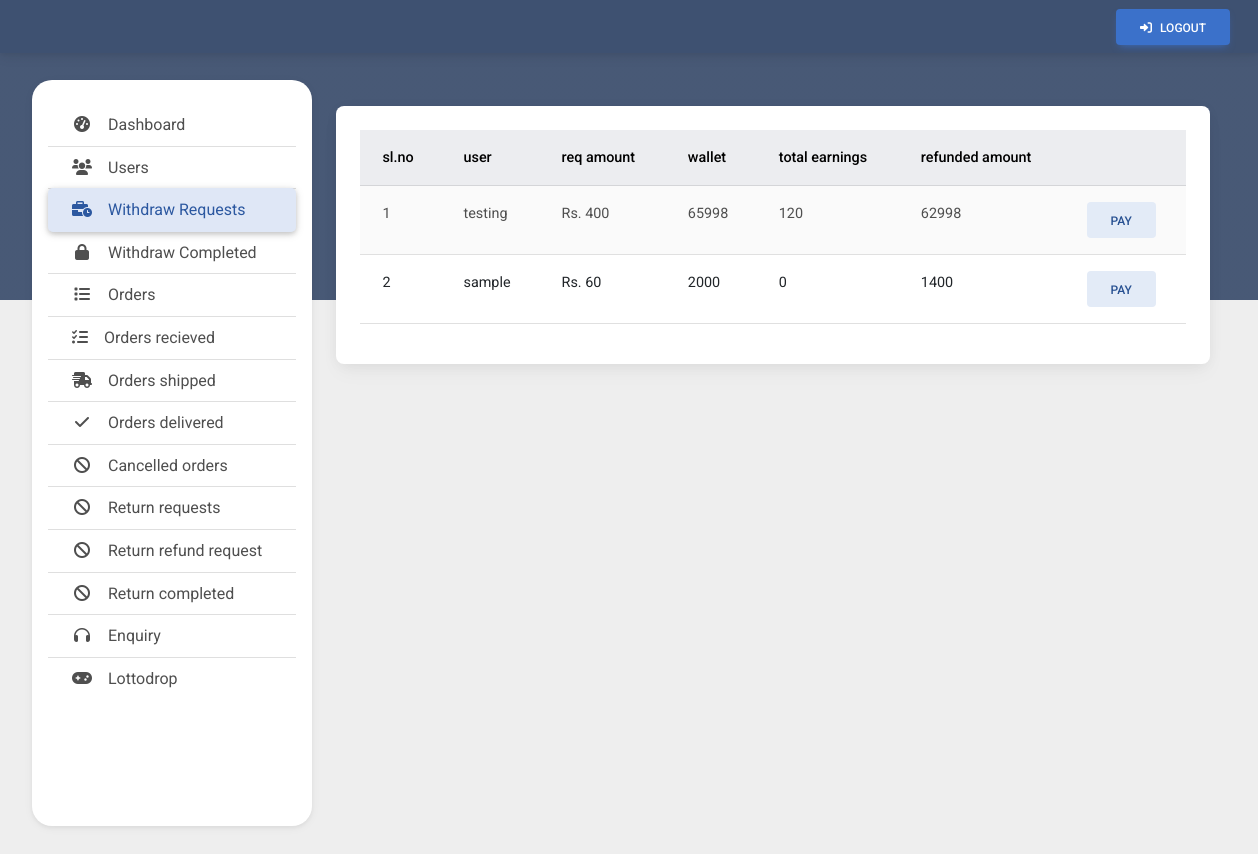
The page /admin-page/withdraw-requests (signed in) on the database its author committed.
### userProfilePage/models.py (models this page shows, shortened)
class Withdraws(models.Model):
    user = models.ForeignKey(User,on_delete=models.CASCADE)
    withdraw_requested_amount = models.CharField(max_length=100)
    withdraw_requested = models.BooleanField(default=False)
    withdraw_completed = models.BooleanField(default=False)
    withdraw_status = models.BooleanField(default=False)
    withdrawed_amount = models.CharField(max_length=100,null=True,blank=True)
    date_time_of_withdraw_requested = models.DateTimeField()
    date_time_of_withdraw_completed = models.DateTimeField(null=True,blank=True)

### accounts/models.py (models this page shows, shortened)
class Users(models.Model):
    user = models.OneToOneField(User,null=False,blank=False,on_delete=models.CASCADE)
    phone_number = models.CharField(max_length=15)
    referral_id = models.CharField(max_length=200)
    invited_by_id = models.CharField(default=0,max_length=200,null=True,blank=True)
    invited_user = models.CharField(max_length=255,null=True,blank=True)
    wallet = models.IntegerField(default=0)
    total_earnings = models.IntegerField(default=0)
    coins = models.IntegerField(default=0)
    is_active = models.BooleanField(default=False)
    date_time_of_joining = models.DateTimeField(auto_now_add=True)
    refunded_amount = models.IntegerField(default=0,null=0,blank=0)
    level_1_count = models.IntegerField(default=0)
    level_2_count = models.IntegerField(default=0)
    level_3_count = models.IntegerField(default=0)
    level_4_count = models.IntegerField(default=0)
    level_5_count = models.IntegerField(default=0)
    level_6_count = models.IntegerField(default=0)
    level_7_count = models.IntegerField(default=0)
    level_1_earnings = models.IntegerField(default=0)
    level_2_earnings = models.IntegerField(default=0)
    level_3_earnings = models.IntegerField(default=0)
    level_4_earnings = models.IntegerField(default=0)
    level_5_earnings = models.IntegerField(default=0)
    level_6_earnings = models.IntegerField(default=0)
    level_7_earnings = models.IntegerField(default=0)

### adminHomePage/views.py (the view)
# urls.py: path('withdraw-requests',views.withdrawReq,name='withdrawReq'),
def withdrawReq(request):
    if request.user.is_superuser:
        withdraw = Withdraws.objects.filter(withdraw_requested = True)
        bank =  BankAccountDetails.objects.filter(withdraw_requested = True)
        users = Users.objects.filter(user__in=[withdraw.user for withdraw in withdraw])
        zip_datas = zip(withdraw , bank , users)
        context = {
            'datas':zip_datas
        }
        return render(request,'admin-page/withdraw-req.html',context)
    else:
        return redirect('../')

### adminHomePage/templates/admin-page/withdraw-req.html (shortened to what this page needs)
{% extends 'admin-page/base.html' %}
{% block content %}
<div class="card">
    <div class="card-body" style="max-width: 100%;overflow-x: scroll;">
        <table class="table table-striped table-hover">
            <thead class="table-secondary">
                <tr>
                    <th>sl.no</th>
                    <th>user</th>
                    <th>req amount</th>
                    <th>wallet</th>
                    <th>total earnings</th>
                    <th>refunded amount</th>
                    <th></th>
                </tr>
            </thead>
            <tbody>
                {% for withdraw , bank , users in datas %}
                <tr>
                    <td>{{forloop.counter}}</td>
                    <td>{{withdraw.user.username}}</td>
                    <td>Rs. {{withdraw.withdraw_requested_amount}}</td>
                    <td>{{users.wallet}}</td>
                    <td>{{users.total_earnings}}</td>
                    <td>{{users.refunded_amount}}</td>
                    <td><button class="btn btn-secondary" data-mdb-toggle="modal"
                            data-mdb-target="#exampleModal{{withdraw.id}}">PAY</button></td>
                </tr>
                {% endfor %}
            </tbody>
        </table>
    </div>
</div>
{% endblock %}

### adminHomePage/templates/admin-page/base.html (style rules this page uses)
body { background-color: #eee; overflow-x: hidden; min-height: 100vh !important; background: linear-gradient(to bottom, rgba(52, 71, 103, .9) 35%, #eee 0%); }

### rows shown on the page
Withdraws: user.username "testing", withdraw_requested_amount "400", wallet "65998", total_earnings "120", refunded_amount "62998"
Withdraws: user.username "sample", withdraw_requested_amount "60", wallet "2000", total_earnings "0", refunded_amount "1400"
